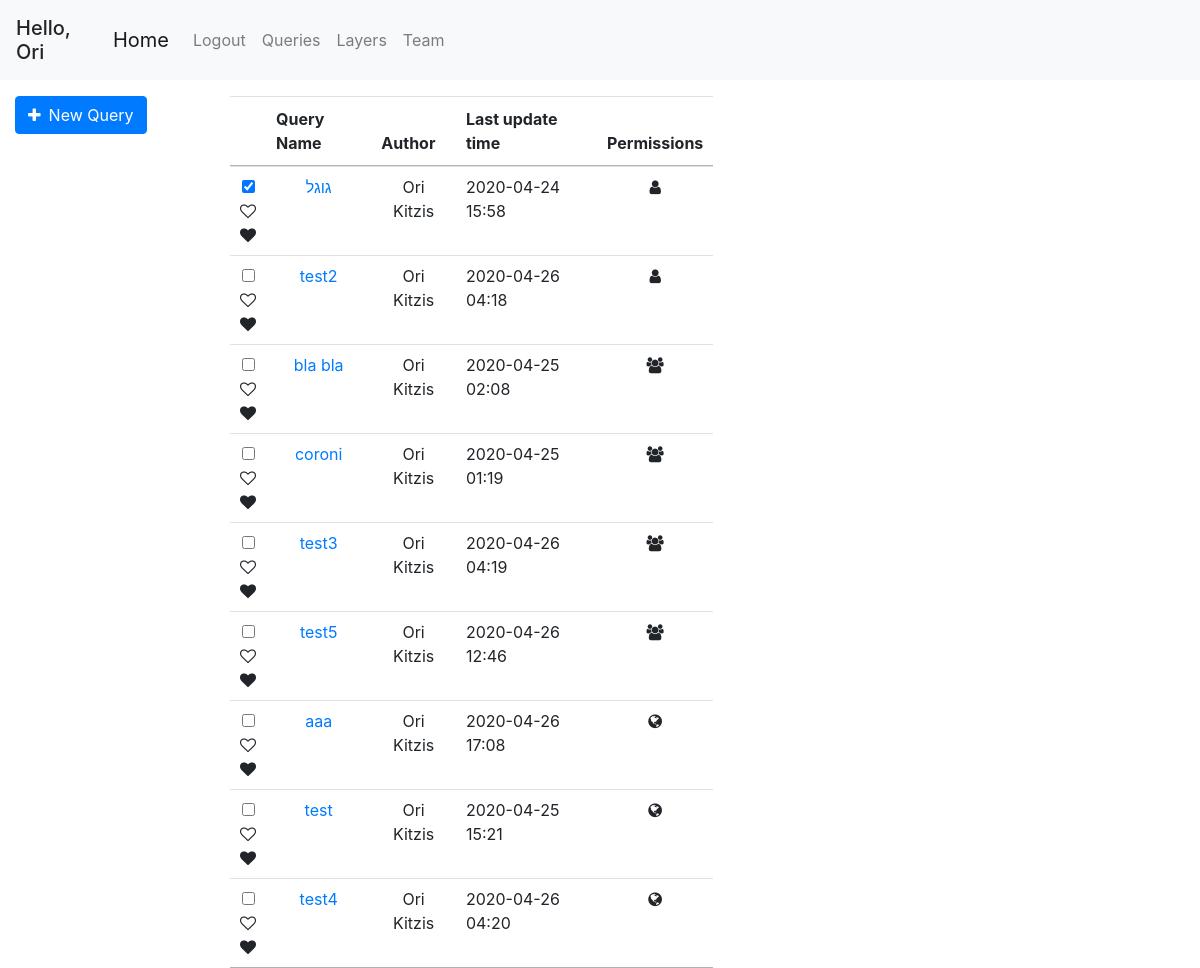
The app's page /queries (signed in), older data.
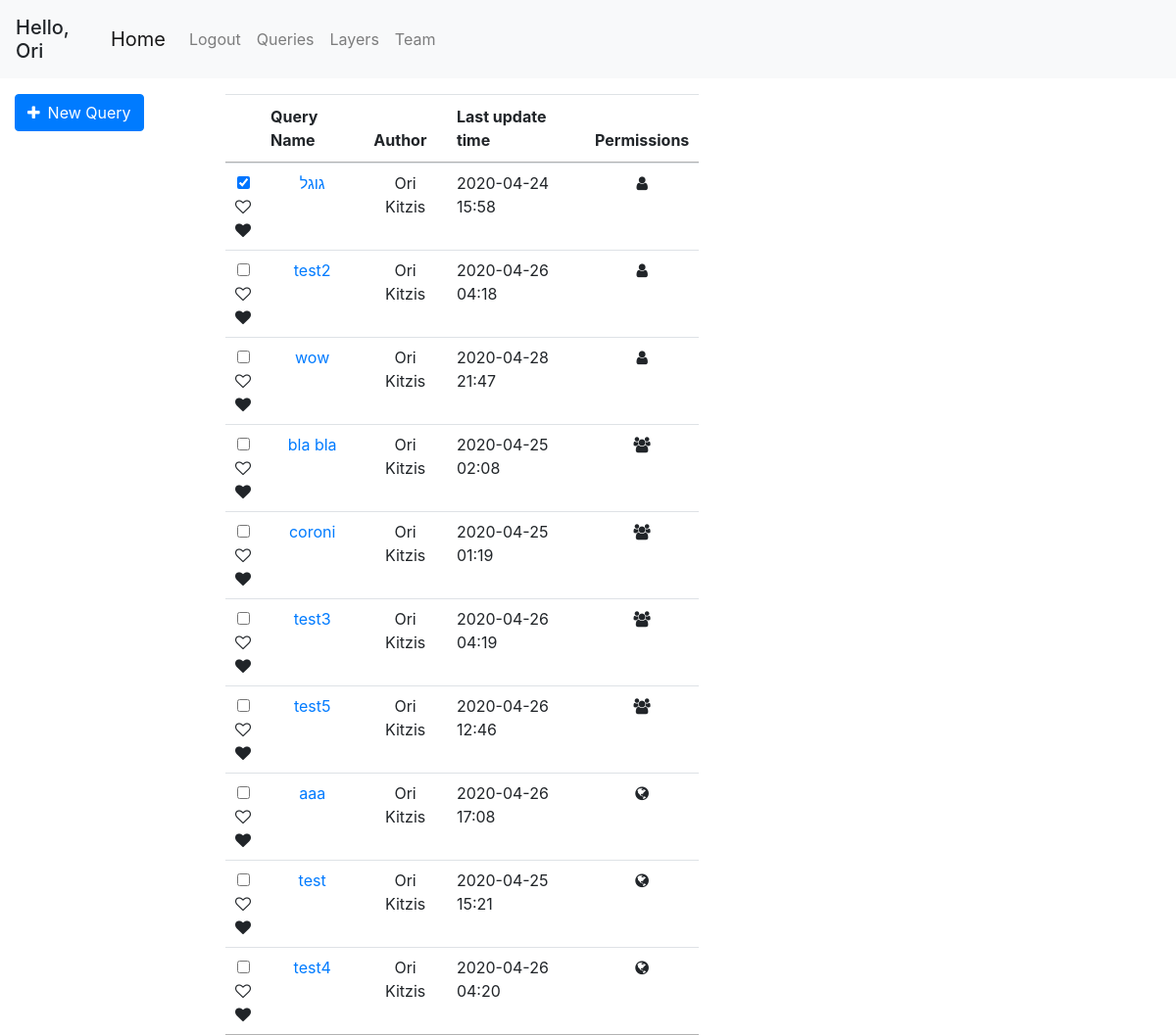
The same page, newer data.
### geoportal/models.py (models this page shows, shortened)
class User(db.Model, UserMixin):
    id = db.Column(db.Integer, primary_key=True)
    username = db.Column(db.String(20), unique=True, nullable=False)
    email = db.Column(db.String(120), unique=True, nullable=False)
    first_name = db.Column(db.String(20), nullable=False, default='')
    last_name = db.Column(db.String(20), nullable=False, default='')
    password = db.Column(db.String(60), nullable=False)
    team_id = db.Column(db.Integer, db.ForeignKey('team.id'))
    roles = db.relationship('Role', secondary='user_roles')
    layers = db.relationship('Layer', backref='user', lazy=True)
    queries = db.relationship('Query', backref='user', lazy=True)
    @property
    def full_name(self):
        return f'{self.first_name} {self.last_name}'

class Query(db.Model):
    id = db.Column(db.Integer, primary_key=True)
    user_id = db.Column(db.Integer, db.ForeignKey('user.id'), nullable=False, default=0)
    query_name = db.Column(db.String(120))
    db_name = db.Column(db.String(20))
    date_uploaded = db.Column(db.DateTime, nullable=False, default=datetime.datetime.now)
    last_update_time = db.Column(db.DateTime, nullable=False, default=datetime.datetime.now)
    query_text = db.Column(db.Text, nullable=False, default='')
    only_user = db.Column(db.Boolean, default=False)
    only_team = db.Column(db.Boolean, default=False)
    public = db.Column(db.Boolean, default=True)
    parameters = db.relationship('QueryTextParameters', backref='query', lazy=True)
    @property
    def pretty_last_update_time(self):
        return self.last_update_time.strftime('%Y-%m-%d %H:%M')

### geoportal/queries/views.py (the view)
@queries.route('/queries')
@login_required
def get_queries():
    queries = get_allowed_queries()
    marked_queries = db.session.query(UserMarkedQuery.query_id).filter_by(user_id=current_user.id).all()
    marked_queries = [query[0] for query in marked_queries]
    return render_template('queries.html', queries=queries, marked_queries=marked_queries)

### geoportal/models.py (called while the page is built)
@login_manager.user_loader
def load_user(user_id):
    return User.query.get(int(user_id))

### geoportal/queries/utils.py (called while the page is built)
def marked_queries_first(queries):
    return sorted(queries, key=lambda query: UserMarkedQuery.query.filter(and_(UserMarkedQuery.query_id == query.id, UserMarkedQuery.user_id == current_user.id)).first() is not None, reverse=True)

def get_allowed_queries():
    if current_user.is_authenticated:
        queries = Query.query.order_by(Query.only_user.desc(), Query.public).all()
        authorized_queries = []
        for query in queries:
            if query.public or (query.only_team and User.query.get(query.user_id).team_id == current_user.team_id) or query.user_id == current_user.id:
                authorized_queries.append(query)
        queries = authorized_queries
        queries = marked_queries_first(queries)
    else:
        queries = Query.query.filter_by(public=True).all()
    return queries

### geoportal/templates/queries.html (shortened to what this page needs)
{% extends "base.html" %}
{% block left_sidebar %}
    <form class="mt-3" action="/query">
        <button class="btn btn-primary"><span class="fa fa-plus mr-2"></span>New Query</button>
    </form>
{% endblock left_sidebar %}
{% block content %}
<div class="col-md-8 mt-3">
    <table class="table table-hover table-condensed dataTable no-footer">
        <thead style="text-align: center">
            <tr>
                <th></th>
                <th>Query Name</th>
                <th>Author</th>
                <th style="text-align: left">Last update time</th>
                <th>Permissions</th>
            </tr>
        </thead>
        <tbody style="text-align: center">
        {% for query in queries %}
            <tr>
                <td>
                    <div class="pretty p-icon p-toggle p-plain">
                        <input id="mark-{{ query.id }}" type="checkbox" name="fav-checkbox" class=""/>
                        <div class="state p-off">
                            <i class="icon fa fa-heart-o "></i>
                        </div>
                        <div class="state p-on p-info-o">
                            <i class="icon fa fa-heart"></i>
                        </div>
                    </div>
                </td>
                <td > <a href="/query/{{ query.id }}">{{ query.query_name }}</a></td>
                <td>{{ query.user.full_name }}</td>
                <td style="text-align: left">{{ query.pretty_last_update_time }}</td>
                <td>
                    {% if query.only_user %}
                    <span class="fa fa-user"></span>
                    {% elif query.only_team %}
                    <span class="fa fa-users"></span>
                    {% else %}
                    <span class="fa fa-globe"></span>
                    {% endif %}
                </td>
            </tr>
        {% endfor %}
        </tbody>
    </table>
</div>
{% endblock content %}

### geoportal/templates/base.html (shortened to what this page needs)
<!DOCTYPE html>
<html lang="en">
<head>
    <link rel="stylesheet" href="/static/css/bootstrap.css"/>
    <link rel="stylesheet" href="/static/css/style.css"/>
    <link rel="stylesheet" href="https://unpkg.com/leaflet@1.6.0/dist/leaflet.css"
/>
    <link rel="stylesheet" href="https://cdnjs.cloudflare.com/ajax/libs/leaflet.draw/0.4.2/leaflet.draw.css"/>
    <link rel="stylesheet" href="//cdn.datatables.net/1.10.20/css/jquery.dataTables.min.css">
    <link rel="stylesheet" href="https://cdnjs.cloudflare.com/ajax/libs/font-awesome/4.7.0/css/font-awesome.min.css">
    <link rel="stylesheet" href="https://cdn.jsdelivr.net/npm/pretty-checkbox@3.0/dist/pretty-checkbox.min.css">
    <link rel="stylesheet" href="/static/css/leaflet.contextmenu.css">
</head>
<body>
    <header class="site-header">
        <nav class="navbar navbar-expand-lg navbar-fixed-top navbar-light bg-light">
            {% if current_user.is_authenticated %}
            <h5 class="mt-2">Hello, {{ current_user.first_name }}</h5>
            {% endif %}
            <div class="container">
                <a class="navbar-brand" href="{{ url_for('main.home') }}">Home</a>
                <div class="collapse navbar-collapse" id="navbarSupportedContent">
                    <ul class="navbar-nav mr-auto">
                        {% if current_user.is_authenticated %}
                            <li class="nav-item"><a class="nav-link" href="{{ url_for('users.logout') }}">Logout</a></li>
                            <li class="nav-item"><a class="nav-link" href="{{ url_for('queries.get_queries') }}">Queries</a></li>
                            <li class="nav-item"><a class="nav-link" href="{{ url_for('mapping.get_layers') }}">Layers</a></li>
                            {% if current_user.team_id %}
                                <li class="nav-item"><a class="nav-link" href="{{ url_for('users.team') }}">Team</a></li>
                            {% else %}
                                <li class="nav-item"><a class="nav-link" href="{{ url_for('users.new_team') }}">Create Team</a></li>
                            {% endif %}
                        {% else %}
                            <li class="nav-item"><a class="nav-link" href="{{ url_for('users.login') }}">Login</a></li>
                            <li class="nav-item"><a class="nav-link" href="{{ url_for('users.register') }}">Register</a></li>
                        {% endif %}
                    </ul>
                </div>
            </div>
        </nav>
    </header>
    <div class="container-fluid" id="content">
        <div class="row">
            <div class="col-md-3 col-lg-2 sidebar">
                {% block left_sidebar %}{% endblock %}
            </div>
            <div class="col-md-6 col-lg-8 main">
                {% block content %}{% endblock %}
            </div>
            <div class="col-md-3 col-lg-2 sidebar" id="right-sidebar">
            </div>
        </div>
    </div>
</body>
</html>

Row changes from the older to the newer data that the page shows:
added Query: query_name "wow", user.full_name "Ori Kitzis", pretty_last_update_time "2020-04-28 21:47", only_user True (drawn)
